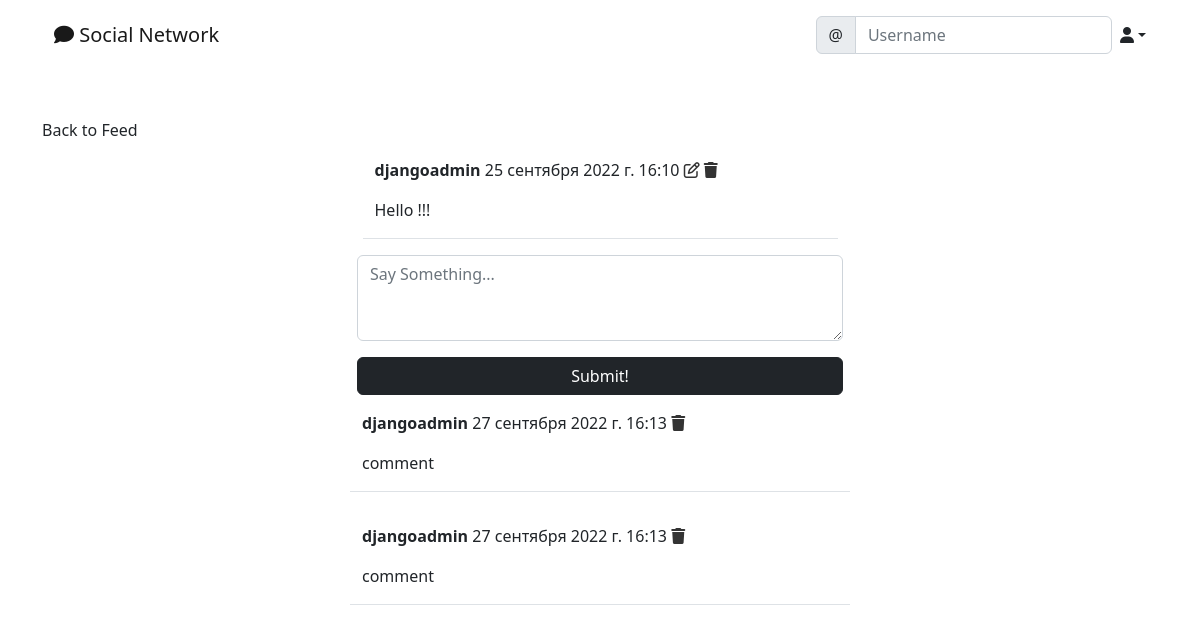
Page /social/post/3 (signed in) on the committed database.
### social/models.py (models this page shows)
class Post(models.Model):
    body = models.TextField()
    created_on = models.DateTimeField(auto_now_add=True)
    author = models.ForeignKey(User, on_delete=models.CASCADE)

class Comment(models.Model):
    comment = models.TextField(max_length=255)
    created_on = models.DateTimeField(auto_now_add=True)
    author = models.ForeignKey(User, on_delete=models.CASCADE)
    post = models.ForeignKey('Post', on_delete=models.CASCADE)

### social/views.py (the view, shortened to what this page needs)
# urls.py: path('post/<int:pk>', PostDetailView.as_view(), name='post-detail'),
class PostDetailView(LoginRequiredMixin,View):
    def get(self, request, pk, *args, **kwargs):
        post = Post.objects.get(pk=pk)
        form = CommentForm
        comments = Comment.objects.filter(post=post).order_by('-created_on')
        context = {
            'comments': comments,
            'form': form,
            'post': post,
        }
        return render(request, template_name='social/post-detail.html', context=context)

### social/templates/social/post-detail.html (shortened to what this page needs)
{% extends 'landing/base.html' %}
{% load crispy_forms_tags %}
{% block content %}
<div class="container">
<div class="row mt-5">
    <div class="col-md-5 col-sm-6">
      <a class="link-dark text-decoration-none" href="{% url 'post-list' %}">Back to Feed</a>
    </div>
  </div>
  <div class="row justify-content-center mt-3">
    <div class="col-md-5 col-sm-12 border-bottom">
      <p>
          <strong>{{ post.author }}</strong> {{post.created_on}}
      {% if request.user == post.author %}
          <a href="{% url 'post-edit' post.pk %}" style="color: #333;"><i class="far fa-edit"></i></a>
          <a href="{% url 'post-edit' post.pk %}" style="color: #333;"><i class="fas fa-trash"></i></a>
          {% endif %}
      </p>
      <p>{{ post.body }}</p>
    </div>
  </div>
</div>
 <div class="row justify-content-center mt-3 mb-5">
    <div class="col-md-5 col-sm-12">
      <form method="POST">
        {{form | crispy}}
        <div class="d-grid gap-2 ">
            <button class="btn tn-outline-dark btn-dark mt-3">Submit!</button>
        </div>
      </form>
    </div>
     {% for comment in comments %}
      <div class="row justify-content-center mt-3 mb-3">
          <div class="col-md-5 col-sm-12 border-bottom">
              <p><strong>{{ comment.author }}</strong> {{ comment.created_on }}
              {% if request.user == comment.author %}
          <a href="{% url 'comment-delete' post.pk comment.pk %}" style="color: #333;"><i class="fas fa-trash"></i></a>
          {% endif %}
              </p>
              <p>{{ comment.comment }}</p>
          </div>
      </div>
     {% endfor %}
  </div>
{% endblock content %}

### rows in the picture
Post: author "djangoadmin", created_on "25 сентября 2022 г. 16:10", body "Hello !!!"
Comment: author "djangoadmin", created_on "27 сентября 2022 г. 16:13", comment "comment"
Comment: author "djangoadmin", created_on "27 сентября 2022 г. 16:13", comment "comment"
